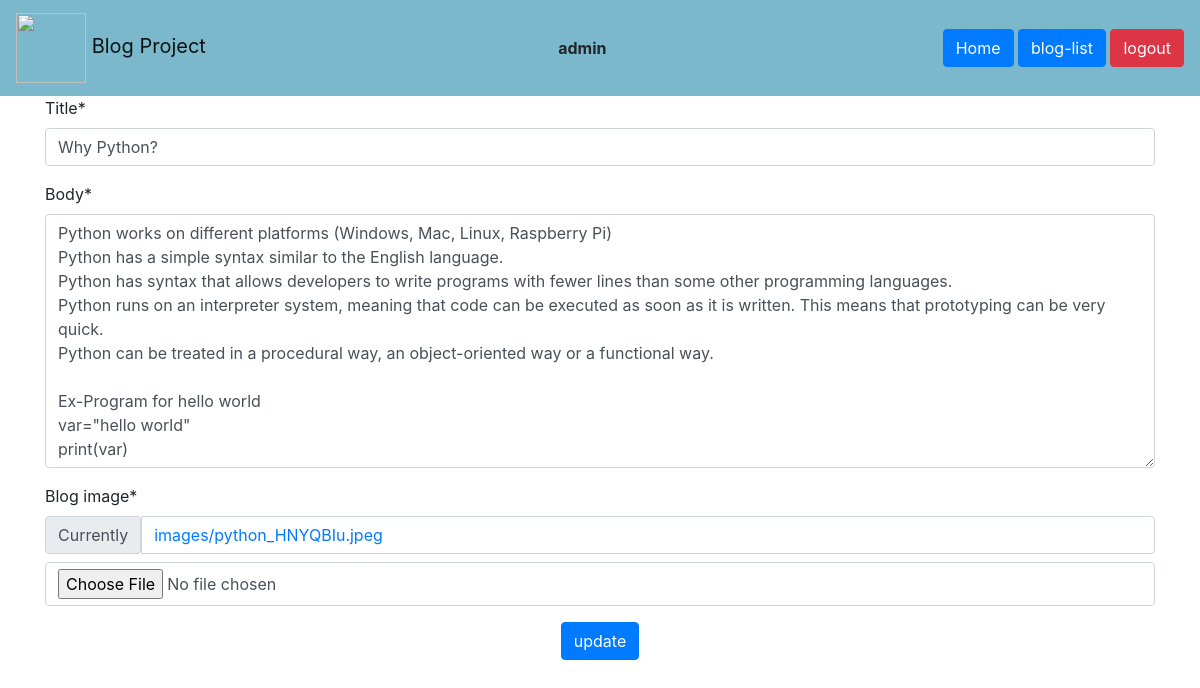
The page /blogs/update/15/ (signed in) on the database its author committed.
### blogapp/models.py (models this page shows, shortened)
class Blogs(models.Model):
    title=models.CharField(max_length=50)
    blog_posted=models.DateTimeField(auto_now_add=True)
    body=models.TextField()
    blog_image=models.ImageField(upload_to='images/')
    user=models.ForeignKey(User,on_delete=models.CASCADE)

### blogapp/views.py (the view)
# urls.py: path("update/<int:id>/",views.blog_update_view),
@login_required
def blog_update_view(request,id):
    obj=Blogs.objects.get(pk=id)
    form=UpdateBlogForm(instance=obj)
    if request.method=="POST":
        form=UpdateBlogForm(request.POST,request.FILES,instance=obj)
        if form.is_valid():
            form.save()
            return redirect("/blogs/list/")
    return render(request,"blogapp/update.html",{"obj":obj,"form":form})

### blogapp/forms.py
class UpdateBlogForm(forms.ModelForm):
    class Meta:
        model=Blogs
        fields=["title","body","blog_image"]

### blogapp/templates/blogapp/update.html (shortened to what this page needs)
<!doctype html>
<html lang="en">
  <head>
    {% load crispy_forms_tags %}
    <link rel="stylesheet" href="https://cdn.jsdelivr.net/npm/bootstrap@4.0.0/dist/css/bootstrap.min.css">
  </head>
  <body>
    <nav class="navbar navbar-light" style="background-color: #7cb8cb;">
      <a class="navbar-brand" href="#">
        <img src=" https://www.searchenginejournal.com/wp-content/uploads/2020/08/7-ways-a-blog-can-help-your-business-right-now-5f3c06b9eb24e-1280x720.png" width="70" height="70" alt=""> Blog Project
      </a>
      <b> {{user}}</b>
      <div>
        <a href="/blogs/home/" class="btn btn-primary">Home</a>
        <a href="/blogs/list/" class="btn btn-primary">blog-list</a>
        <a href="/logout/" class="btn btn-danger">logout</a>
      </div>
    </nav>
    <div class="container">
        <form action="" enctype="multipart/form-data" method="POST">{% csrf_token %}
            {{form | crispy}}
            <center><button type="submit" class="btn btn-primary"> update </button></center>
        </form>
    </div>
  </body>
</html>

### blogapp/templates/blogapp/update.html (style rules this page uses)
body { background-image: url('https://encrypted-tbn0.gstatic.com/images?q=tbn:ANd9GcSNnbrjxu2jF25BCYgebzaweELmyPMuEVpo3w&s'); background-repeat: no-repeat; background-attachment: fixed; background-size: cover; }

### rows shown on the page
Blogs: title "Why Python?", body "Python works on different platforms (Windows, Mac, Linux, Raspberry Pi) Python has a simple syntax similar to the English language. Python has syntax that allows developers to write programs with fewer lines than some other programming languages. Python runs on an interpreter system, meaning that code can be executed as soon as it is written. This means that prototyping can be very quick. Python can be treated in a procedural way, an object-oriented way or a functional way. Ex-Program for hello world var=\"hello world\" print(var)"

### other values the page prints
{{ user }} "admin"
